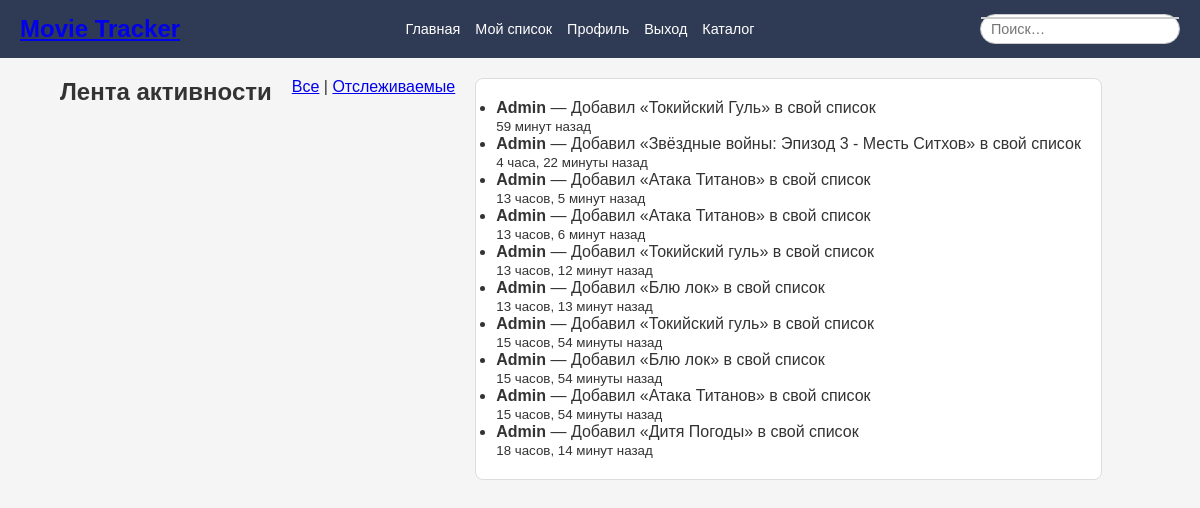
Page /activity/ (signed in) on the committed database.
### catalog/models.py (models this page shows)
class Activity(models.Model):
    user        = models.ForeignKey(User, on_delete=models.CASCADE)
    description = models.CharField(max_length=255)
    timestamp   = models.DateTimeField(auto_now_add=True)
    class Meta:
        ordering = ['-timestamp']
        get_latest_by = 'timestamp'

### catalog/views.py (the view, shortened to what this page needs)
# urls.py: path('activity/', views.activity_feed, name='activity_feed'),
@login_required
def activity_feed(request):
    mode     = request.GET.get('mode', 'all')
    page_num = request.GET.get('page', 1)
    qs = Activity.objects.select_related('user').order_by('-timestamp')
    if mode == 'following':
        following_ids = Follow.objects.filter(
            follower=request.user
        ).values_list('followed_id', flat=True)
        qs = qs.filter(user_id__in=following_ids)
    paginator = Paginator(qs, 10)
    page      = paginator.get_page(page_num)
    return render(request, 'activity.html', {
        'activities': page,
        'mode':       mode,
    })

### templates/activity.html (shortened to what this page needs)
{% extends "base.html" %}
{% block content %}
<div class="container">
  <h2>Лента активности</h2>
  <div class="toggle-modes">
    <a href="?mode=all"{% if mode == 'all' %} class="active"{% endif %}>Все</a> |
    <a href="?mode=following"{% if mode == 'following' %} class="active"{% endif %}>Отслеживаемые</a>
  </div>
  <ul class="activities">
    {% for act in activities %}
      <li>
        <strong>{{ act.user.username }}</strong> — {{ act.description }}
        <br><small>{{ act.timestamp|timesince }} назад</small>
      </li>
    {% empty %}
      <li>Активностей нет.</li>
    {% endfor %}
  </ul>
</div>
{% endblock %}

### static/css/main.css (style rules this page uses)
* { margin: 0; padding: 0; box-sizing: border-box; }
body { font-family: Arial, sans-serif; background-color: #f5f5f5; color: #333; }
.container { width: 90%; max-width: 1200px; margin: 20px auto; display: flex; gap: 20px; }
.activities { background-color: #fff; border: 1px solid #ddd; border-radius: 8px; padding: 20px; }

### rows in the picture
Activity: user.username "Admin", description "Добавил «Токийский Гуль» в свой список", timestamp "59 минут"
Activity: user.username "Admin", description "Добавил «Звёздные войны: Эпизод 3 - Месть Ситхов» в свой список", timestamp "4 часа, 22 минуты"
Activity: user.username "Admin", description "Добавил «Атака Титанов» в свой список", timestamp "13 часов, 5 минут"
Activity: user.username "Admin", description "Добавил «Атака Титанов» в свой список", timestamp "13 часов, 6 минут"
Activity: user.username "Admin", description "Добавил «Токийский гуль» в свой список", timestamp "13 часов, 12 минут"
Activity: user.username "Admin", description "Добавил «Блю лок» в свой список", timestamp "13 часов, 13 минут"
Activity: user.username "Admin", description "Добавил «Токийский гуль» в свой список", timestamp "15 часов, 54 минуты"
Activity: user.username "Admin", description "Добавил «Блю лок» в свой список", timestamp "15 часов, 54 минуты"
Activity: user.username "Admin", description "Добавил «Атака Титанов» в свой список", timestamp "15 часов, 54 минуты"
Activity: user.username "Admin", description "Добавил «Дитя Погоды» в свой список", timestamp "18 часов, 14 минут"
